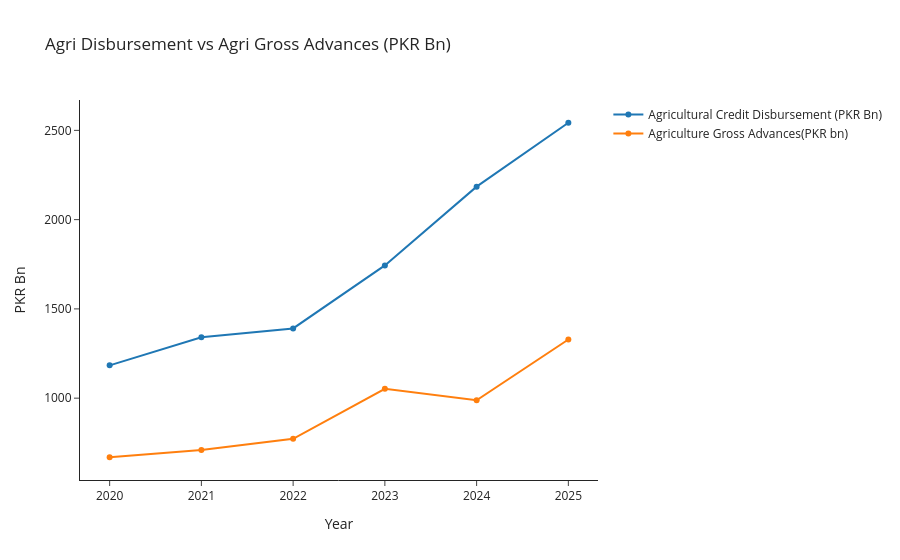

Here is the notebook cell this chart was saved with:
### Code cell
# Q1. Market size: disbursement vs outstanding agri loans
yearly = bank_raw_df.groupby("Year", as_index=False)[[disb_col, gross_col]].sum()

fig = px.line(
    yearly,
    x="Year",
    y=[disb_col, gross_col],
    markers=True,
    title="Agri Disbursement vs Agri Gross Advances (PKR Bn)",
    labels={"value": "PKR Bn", "variable": ""}
)
fig.show()

### Figure 1 — Plotly figure (JSON) as saved in the notebook; plotly's stock layout.template omitted (floating-point values rounded to 4 significant figures)
{"data": [{"hovertemplate": "=Agricultural Credit Disbursement (PKR Bn)<br>Year=%{x}<br>PKR Bn=%{y}<extra></extra>", "legendgroup": "Agricultural Credit Disbursement (PKR Bn)", "line": {"color": "#1F77B4", "dash": "solid"}, "marker": {"symbol": "circle"}, "mode": "lines+markers", "name": "Agricultural Credit Disbursement (PKR Bn)", "orientation": "v", "showlegend": true, "type": "scatter", "x": [2020, 2021, 2022, 2023, 2024, 2025], "xaxis": "x", "y": [1184.0, 1341.0, 1391.0, 1743.0, 2185.0, 2543.0], "yaxis": "y"}, {"hovertemplate": "=Agriculture Gross Advances(PKR bn)<br>Year=%{x}<br>PKR Bn=%{y}<extra></extra>", "legendgroup": "Agriculture Gross Advances(PKR bn)", "line": {"color": "#FF7F0E", "dash": "solid"}, "marker": {"symbol": "circle"}, "mode": "lines+markers", "name": "Agriculture Gross Advances(PKR bn)", "orientation": "v", "showlegend": true, "type": "scatter", "x": [2020, 2021, 2022, 2023, 2024, 2025], "xaxis": "x", "y": [669.1, 709.5, 772.1, 1053.0, 988.2, 1328.0], "yaxis": "y"}], "layout": {"legend": {"title": {"text": ""}, "tracegroupgap": 0}, "title": {"text": "Agri Disbursement vs Agri Gross Advances (PKR Bn)"}, "xaxis": {"anchor": "y", "domain": [0, 1], "title": {"text": "Year"}}, "yaxis": {"anchor": "x", "domain": [0, 1], "title": {"text": "PKR Bn"}}}}
